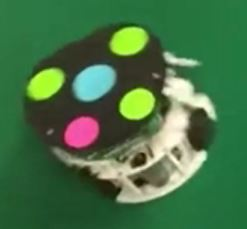
#> input picture Blobs/Robot/roboticolor.JPG, 247 x 229 px, found by its file name
$ python 0_3_rgb_robot_morfo_color.py
#> lines starting #> are read from the running program, lines starting #| are printed output that depends on the picture
import cv2
import numpy as np

# Ruta al archivo de imagen
archivo_imagen = 'roboticolor.jpg'  # Actualiza esta línea con la ruta correcta del archivo de imagen

# Leer la imagen
img = cv2.imread(archivo_imagen)
#> img is the input picture: shape (229, 247, 3); mean B, G, R 70.5, 113.8, 70.2
if img is None:
    raise ValueError(f"No se pudo cargar la imagen desde {archivo_imagen}")

height, width, _ = img.shape
#> height = 229; width = 247

# Aplicar el filtro de detección de piel
for y in range(height):
    for x in range(width):
        b, g, r = img[y, x]
        #celeste
        if (r <= 180) and (r >= 96) and (g <= 251) and (g >= 204) and (b <= 255) and (b >= 207):
            img[y, x] = (255, 0, 0)
        # verde
        elif (r <= 226) and (r >= 151) and (g <= 255) and (g >= 209) and (b <= 130) and (b >= 44):
            img[y, x] = (0, 255, 0)
        # rojo
        elif (r <= 255) and (r >= 234) and (g <= 185) and (g >= 76) and (b <= 223) and (b >= 151):
            img[y, x] = (0, 0, 255)
        else:
            img[y, x] = (0, 0, 0)  # Cambiar el color a negro si no cumple con los criterios
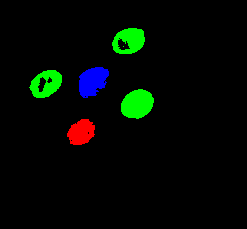
#> img: shape (229, 247, 3); mean B, G, R 3, 8.7, 2.4

kernel = np.ones((3, 3), np.uint8)  # Kernel de 5x5
# Realizar la erosión
erosion = cv2.erode(img, kernel, iterations=1)
# Realizar la dilatación
kernel = np.ones((10, 10), np.uint8)  # Kernel de 5x5
dilatation = cv2.dilate(erosion, kernel, iterations=1)
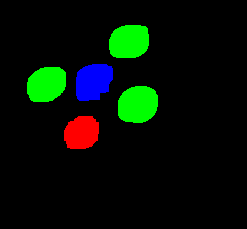
#> dilatation: shape (229, 247, 3); mean B, G, R 5.1, 15.9, 4.3
img=dilatation

# Mostrar y guardar la imagen resultante
cv2.imshow('Imagen Filtrada', img)
cv2.waitKey(0)  # Mantener la imagen hasta que se presione una tecla
cv2.destroyAllWindows()

# Guardar la imagen filtrada si es necesario
cv2.imwrite('imagen_filtrada.jpg', img)
